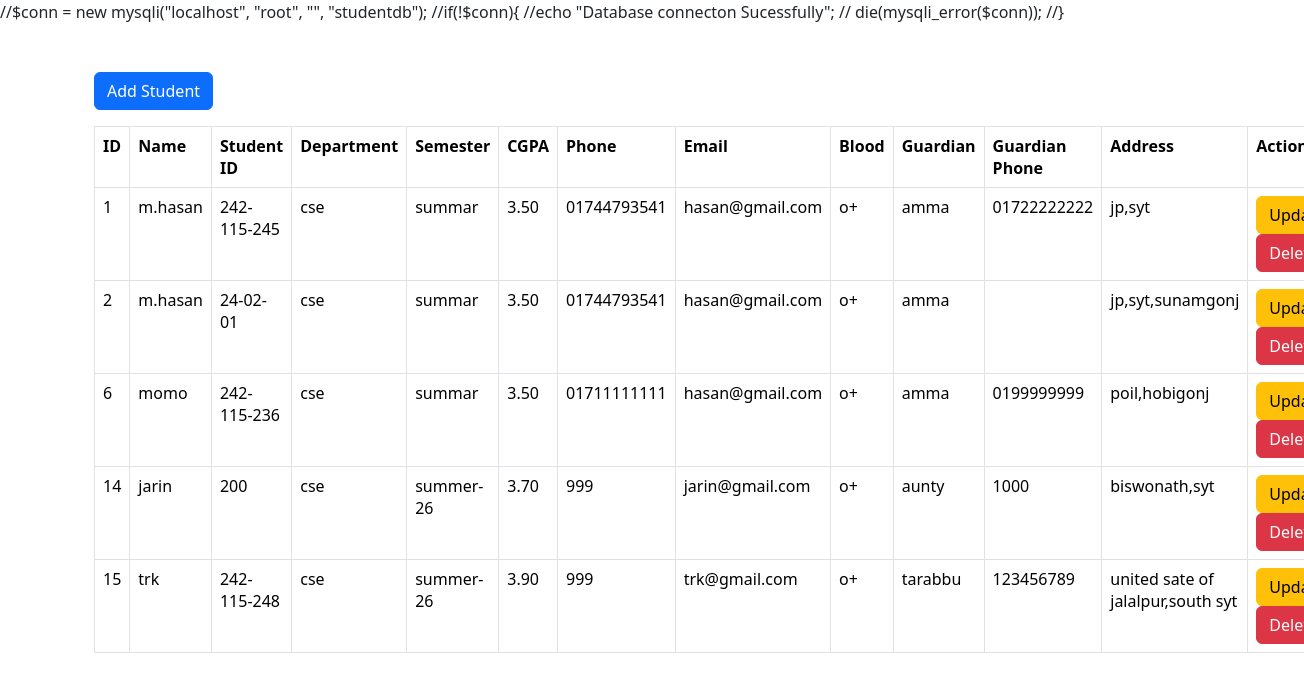
Page /student_display.php on the committed database.
### tables this page shows
CREATE TABLE `students` (
  `id` int(11) NOT NULL,
  `name` varchar(100) DEFAULT NULL,
  `student_id` varchar(50) DEFAULT NULL,
  `department` varchar(100) DEFAULT NULL,
  `semester` varchar(20) DEFAULT NULL,
  `cgpa` decimal(3,2) DEFAULT NULL,
  `phone` varchar(20) DEFAULT NULL,
  `email` varchar(100) DEFAULT NULL,
  `blood_group` varchar(10) DEFAULT NULL,
  `guardian_name` varchar(100) DEFAULT NULL,
  `guardian_phone` varchar(20) DEFAULT NULL,
  `address` text DEFAULT NULL,
  `photo` varchar(255) DEFAULT NULL
);

### student_display.php (the view, shortened to what this page needs)
<?php
include 'connection.php';
$sql = "SELECT * FROM students";
$result = mysqli_query($conn,$sql);
?>
<!DOCTYPE html>
<html>
<head>
<link href="https://cdn.jsdelivr.net/npm/bootstrap@5.3.8/dist/css/bootstrap.min.css" rel="stylesheet">
</head>
<body>
<div class="container mt-5">
<a href="student.php" class="btn btn-primary mb-3">
Add Student
</a>
<table class="table table-bordered">
<tr>
<th>ID</th>
<th>Name</th>
<th>Student ID</th>
<th>Department</th>
<th>Semester</th>
<th>CGPA</th>
<th>Phone</th>
<th>Email</th>
<th>Blood</th>
<th>Guardian</th>
<th>Guardian Phone</th>
<th>Address</th>
<th>Action</th>
</tr>
<?php
while($row=mysqli_fetch_assoc($result)){
?>
<tr>
<td><?php echo $row['id']; ?></td>
<td><?php echo $row['name']; ?></td>
<td><?php echo $row['student_id']; ?></td>
<td><?php echo $row['department']; ?></td>
<td><?php echo $row['semester']; ?></td>
<td><?php echo $row['cgpa']; ?></td>
<td><?php echo $row['phone']; ?></td>
<td><?php echo $row['email']; ?></td>
<td><?php echo $row['blood_group']; ?></td>
<td><?php echo $row['guardian_name']; ?></td>
<td><?php echo $row['guardian_phone']; ?></td>
<td><?php echo $row['address']; ?></td>
<td>
<a href="update.php?id=<?php echo $row['id']; ?>" class="btn btn-warning">
Update
</a>
<a href="delete.php?id=<?php echo $row['id']; ?>"
class="btn btn-danger"
onclick="return confirm('Are you sure you want to delete?');">
Delete
</a>
</td>
</tr>
<?php
}
?>
</table>
</div>
</body>
</html>

### rows in the picture
students: id "1", name "m.hasan", student "242-115-245", department "cse", semester "summar", cgpa "3.50", phone "01744793541", email "hasan@gmail.com", blood_group "o+", guardian_name "amma", guardian_phone "01722222222", address "jp,syt"
students: id "2", name "m.hasan", student "24-02-01", department "cse", semester "summar", cgpa "3.50", phone "01744793541", email "hasan@gmail.com", blood_group "o+", guardian_name "amma", address "jp,syt,sunamgonj"
students: id "6", name "momo", student "242-115-236", department "cse", semester "summar", cgpa "3.50", phone "01711111111", email "hasan@gmail.com", blood_group "o+", guardian_name "amma", guardian_phone "0199999999", address "poil,hobigonj"
students: id "14", name "jarin", student "200", department "cse", semester "summer-26", cgpa "3.70", phone "999", email "jarin@gmail.com", blood_group "o+", guardian_name "aunty", guardian_phone "1000", address "biswonath,syt"
students: id "15", name "trk", student "242-115-248", department "cse", semester "summer-26", cgpa "3.90", phone "999", email "trk@gmail.com", blood_group "o+", guardian_name "tarabbu", guardian_phone "123456789", address "united sate of jalalpur,south syt"
